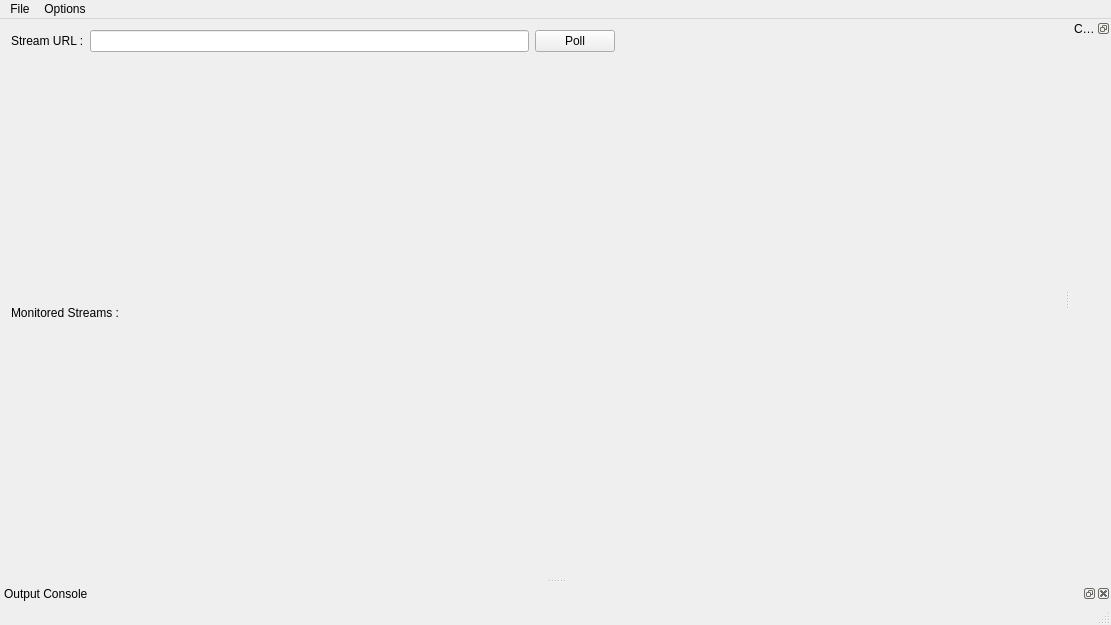
<?xml version="1.0" encoding="UTF-8"?>
<ui version="4.0">
 <class>UiGStream</class>
 <widget class="QMainWindow" name="UiGStream">
  <property name="geometry">
   <rect>
    <x>0</x>
    <y>0</y>
    <width>1111</width>
    <height>625</height>
   </rect>
  </property>
  <property name="mouseTracking">
   <bool>false</bool>
  </property>
  <property name="windowTitle">
   <string>GlobiStreams</string>
  </property>
  <widget class="QWidget" name="centralWidget">
   <property name="mouseTracking">
    <bool>true</bool>
   </property>
   <layout class="QVBoxLayout" name="verticalLayout_2">
    <item>
     <layout class="QVBoxLayout" name="ui_mainLayout">
      <item>
       <layout class="QHBoxLayout" name="ui_singleStreamLayout">
        <item>
         <widget class="QLabel" name="label">
          <property name="text">
           <string>Stream URL :</string>
          </property>
         </widget>
        </item>
        <item>
         <widget class="QLineEdit" name="ui_urlEdit"/>
        </item>
        <item>
         <widget class="QPushButton" name="ui_poll">
          <property name="text">
           <string>Poll</string>
          </property>
         </widget>
        </item>
        <item>
         <spacer name="horizontalSpacer">
          <property name="orientation">
           <enum>Qt::Horizontal</enum>
          </property>
          <property name="sizeHint" stdset="0">
           <size>
            <width>40</width>
            <height>20</height>
           </size>
          </property>
         </spacer>
        </item>
       </layout>
      </item>
      <item>
       <widget class="QLabel" name="label_2">
        <property name="sizePolicy">
         <sizepolicy hsizetype="Preferred" vsizetype="Minimum">
          <horstretch>0</horstretch>
          <verstretch>0</verstretch>
         </sizepolicy>
        </property>
        <property name="text">
         <string>Monitored Streams :</string>
        </property>
       </widget>
      </item>
     </layout>
    </item>
   </layout>
  </widget>
  <widget class="QStatusBar" name="ui_statusBar"/>
  <widget class="QMenuBar" name="menuBar">
   <property name="geometry">
    <rect>
     <x>0</x>
     <y>0</y>
     <width>1111</width>
     <height>21</height>
    </rect>
   </property>
   <widget class="QMenu" name="menuFile">
    <property name="title">
     <string>File</string>
    </property>
    <addaction name="ui_a_quit"/>
   </widget>
   <widget class="QMenu" name="menuOptions">
    <property name="title">
     <string>Options</string>
    </property>
    <addaction name="ui_a_netProperties"/>
    <addaction name="ui_a_mediaPlayer"/>
    <addaction name="ui_a_showOfflineStreams"/>
   </widget>
   <addaction name="menuFile"/>
   <addaction name="menuOptions"/>
  </widget>
  <widget class="QDockWidget" name="ui_dockOutput">
   <property name="windowTitle">
    <string>Output Console</string>
   </property>
   <attribute name="dockWidgetArea">
    <number>8</number>
   </attribute>
   <widget class="QWidget" name="dockWidgetContents_2"/>
  </widget>
  <widget class="QDockWidget" name="ui_dockChat">
   <property name="features">
    <set>QDockWidget::DockWidgetFloatable|QDockWidget::DockWidgetMovable</set>
   </property>
   <property name="windowTitle">
    <string>Chat Browser</string>
   </property>
   <attribute name="dockWidgetArea">
    <number>2</number>
   </attribute>
   <widget class="QWidget" name="dockWidgetContents"/>
  </widget>
  <action name="ui_actionChangeServer">
   <property name="text">
    <string>Change Server</string>
   </property>
  </action>
  <action name="ui_actionChangeMediaPlayer">
   <property name="text">
    <string>Change Media Player</string>
   </property>
  </action>
  <action name="ui_actionShowChat">
   <property name="text">
    <string>Show Chat</string>
   </property>
  </action>
  <action name="ui_a_quit">
   <property name="text">
    <string>Quit</string>
   </property>
   <property name="shortcut">
    <string>Ctrl+Q</string>
   </property>
  </action>
  <action name="ui_a_netProperties">
   <property name="text">
    <string>Network Properties</string>
   </property>
   <property name="shortcut">
    <string>Ctrl+N</string>
   </property>
  </action>
  <action name="ui_a_mediaPlayer">
   <property name="text">
    <string>Media Player</string>
   </property>
   <property name="shortcut">
    <string>Ctrl+M</string>
   </property>
  </action>
  <action name="ui_a_showOfflineStreams">
   <property name="checkable">
    <bool>true</bool>
   </property>
   <property name="text">
    <string>Show Offline Streams</string>
   </property>
   <property name="shortcut">
    <string>Ctrl+S</string>
   </property>
  </action>
 </widget>
 <layoutdefault spacing="6" margin="11"/>
 <resources>
  <include location="globistreams.qrc"/>
 </resources>
 <connections/>
</ui>
